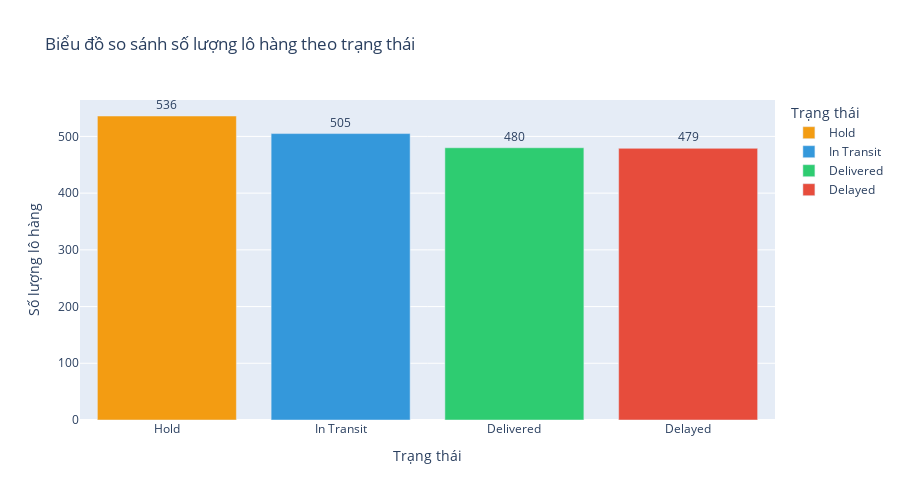

The cell this chart's notebook holds for it:
### Code cell
# Đếm số lượng theo trạng thái
status_counts = df['Status'].value_counts().reset_index()
status_counts.columns = ['Status', 'Count']

# Vẽ biểu đồ cột so sánh trạng thái
fig = px.bar(
    status_counts,
    x='Status',
    y='Count',
    title='Biểu đồ so sánh số lượng lô hàng theo trạng thái',
    labels={'Status': 'Trạng thái', 'Count': 'Số lượng lô hàng'},
    color='Status',
    color_discrete_map={
        'Delivered': '#2ecc71',
        'In Transit': '#3498db',
        'Delayed': '#e74c3c',
        'Hold': '#f39c12'
    },
    text='Count'
)

# Tùy chỉnh layout
fig.update_traces(textposition='outside')
fig.update_layout(
    showlegend=True,
    height=500,
    font=dict(size=12),
    xaxis_title='Trạng thái',
    yaxis_title='Số lượng lô hàng'
)

fig.show()

### Figure 1 — Plotly figure (JSON) as saved in the notebook; plotly's stock layout.template omitted (floating-point values rounded to 4 significant figures)
{"data": [{"hovertemplate": "Trạng thái=%{x}<br>Số lượng lô hàng=%{text}<extra></extra>", "legendgroup": "Hold", "marker": {"color": "#f39c12", "pattern": {"shape": ""}}, "name": "Hold", "orientation": "v", "showlegend": true, "text": [536.0], "textposition": "outside", "type": "bar", "x": ["Hold"], "xaxis": "x", "y": [536], "yaxis": "y"}, {"hovertemplate": "Trạng thái=%{x}<br>Số lượng lô hàng=%{text}<extra></extra>", "legendgroup": "In Transit", "marker": {"color": "#3498db", "pattern": {"shape": ""}}, "name": "In Transit", "orientation": "v", "showlegend": true, "text": [505.0], "textposition": "outside", "type": "bar", "x": ["In Transit"], "xaxis": "x", "y": [505], "yaxis": "y"}, {"hovertemplate": "Trạng thái=%{x}<br>Số lượng lô hàng=%{text}<extra></extra>", "legendgroup": "Delivered", "marker": {"color": "#2ecc71", "pattern": {"shape": ""}}, "name": "Delivered", "orientation": "v", "showlegend": true, "text": [480.0], "textposition": "outside", "type": "bar", "x": ["Delivered"], "xaxis": "x", "y": [480], "yaxis": "y"}, {"hovertemplate": "Trạng thái=%{x}<br>Số lượng lô hàng=%{text}<extra></extra>", "legendgroup": "Delayed", "marker": {"color": "#e74c3c", "pattern": {"shape": ""}}, "name": "Delayed", "orientation": "v", "showlegend": true, "text": [479.0], "textposition": "outside", "type": "bar", "x": ["Delayed"], "xaxis": "x", "y": [479], "yaxis": "y"}], "layout": {"barmode": "relative", "font": {"size": 12}, "height": 500, "legend": {"title": {"text": "Trạng thái"}, "tracegroupgap": 0}, "showlegend": true, "title": {"text": "Biểu đồ so sánh số lượng lô hàng theo trạng thái"}, "xaxis": {"anchor": "y", "categoryarray": ["Hold", "In Transit", "Delivered", "Delayed"], "categoryorder": "array", "domain": [0, 1], "title": {"text": "Trạng thái"}}, "yaxis": {"anchor": "x", "domain": [0, 1], "title": {"text": "Số lượng lô hàng"}}}}
